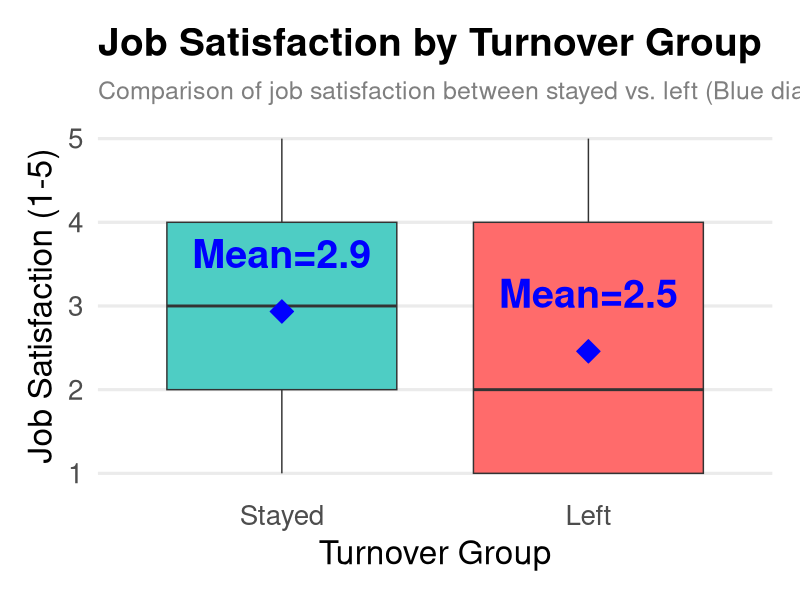
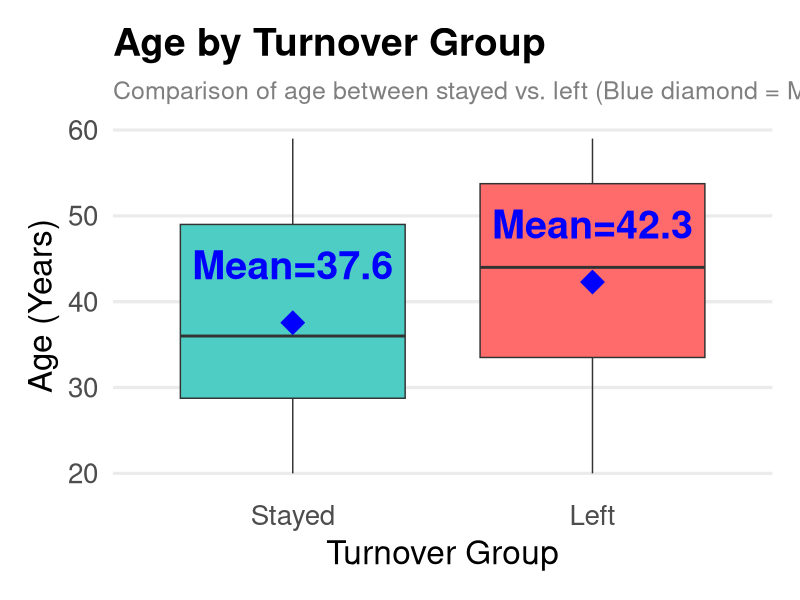
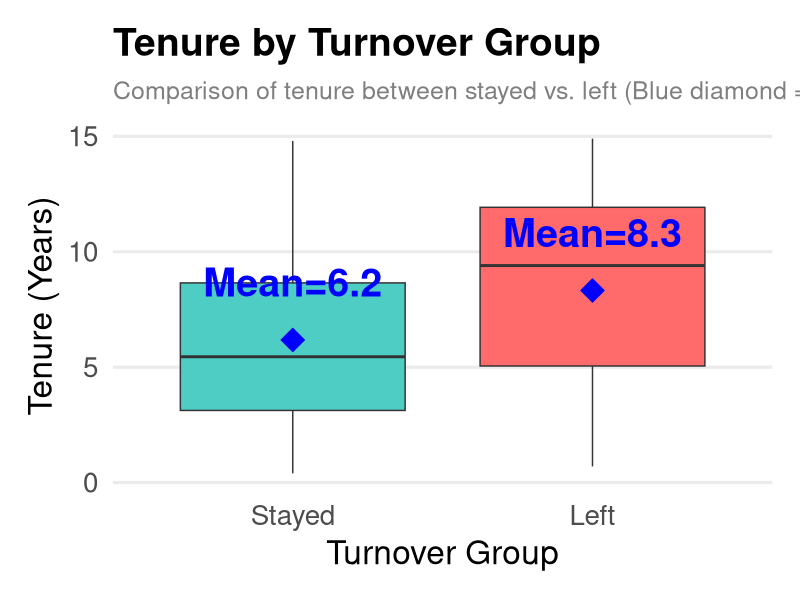
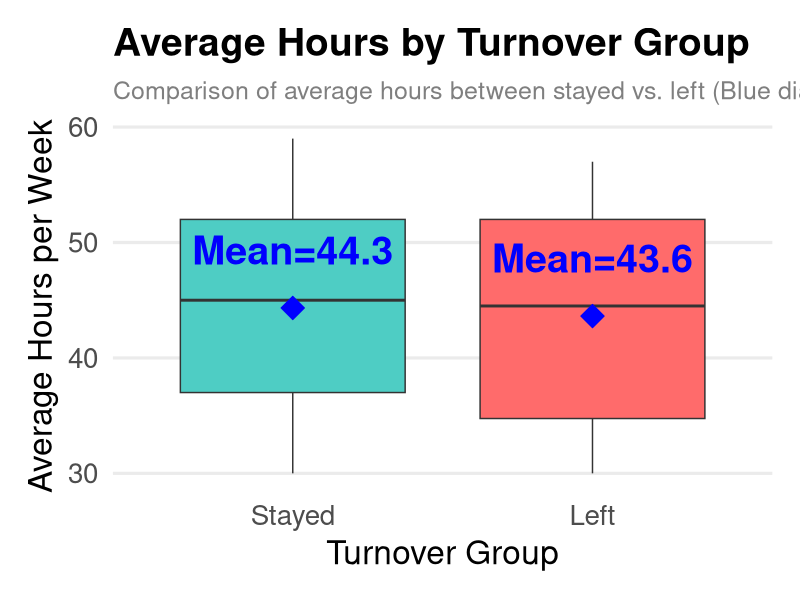
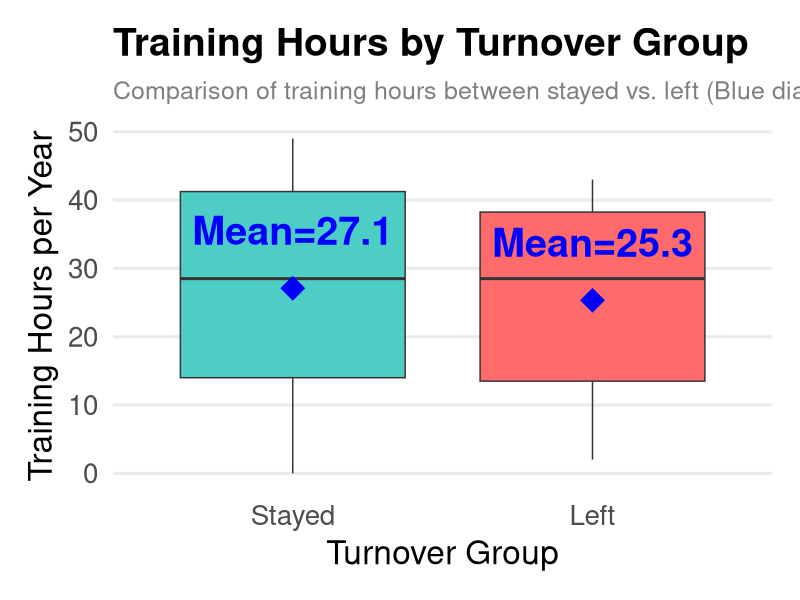

These figures' R source, in order: (Note: this script raises an error after producing the figures.)
# Employee Turnover Analysis
# This script analyzes employee turnover data to understand why some employees stay while others leave
# and to identify areas for intervention to reduce turnover.

# Install required libraries
#install.packages("ggplot2")
#install.packages("dplyr")
#install.packages("here")
#install.packages("readr")
#install.packages("flextable")
#install.packages("ggplot2")
#install.packages("tidyr")

# Load required libraries 
library(ggplot2)
library(dplyr)
library(here) 
library(readr)
library(flextable)
library(ggplot2)
library(tidyr)


# Load data
data <- readr::read_csv(here("employee_turnover_data.csv"))

# Check for missing data
missing_summary <- sapply(data, function(x) sum(is.na(x)))
print(missing_summary)


# Check for duplicates (EmployeeIDs)
duplicates <- data %>%
  group_by(EmployeeID) %>%
  filter(n() > 1) %>%
  arrange(EmployeeID)
duplicates

# View the data structure (e.g., sample size, number of variables, variable type)
dplyr::glimpse(data)

# Recode dependent variable (Turnover)
data1 <- data %>%
  dplyr::mutate(Turnover = ifelse(Turnover == "Yes", 1, 0))
dplyr::glimpse(data1)
View(data)



# ============================================================================
# T-TEST ANALYSIS: NUMERIC VARIABLES BY TURNOVER GROUP
# ============================================================================

# Function to perform t-test and create visualization for any variable
perform_t_test_analysis <- function(data, variable_name, variable_label, y_label) {
  
  cat(paste0("\n=== ", toupper(variable_label), " BY TURNOVER GROUP ===\n"))
  
  # 1. DESCRIPTIVE STATISTICS
  summary_stats <- data %>%
    group_by(Turnover) %>%
    summarise(
      Count = n(),
      Mean_Value = round(mean(!!sym(variable_name)), 2),
      Median_Value = round(median(!!sym(variable_name)), 2),
      SD_Value = round(sd(!!sym(variable_name)), 2),
      Min_Value = min(!!sym(variable_name)),
      Max_Value = max(!!sym(variable_name)),
      .groups = 'drop'
    ) %>%
    mutate(Turnover_Group = ifelse(Turnover == 1, "Left", "Stayed"))
  
  # Display summary table
  summary_table <- flextable(summary_stats) %>%
    autofit() %>%
    align(j = 2:8, align = "center") %>%
    set_header_labels(
      Turnover = "Turnover Code",
      Count = "Count",
      Mean_Value = paste("Mean", variable_label),
      Median_Value = paste("Median", variable_label),
      SD_Value = "Standard Deviation",
      Min_Value = paste("Min", variable_label),
      Max_Value = paste("Max", variable_label),
      Turnover_Group = "Turnover Group"
    )
  print(summary_table)
  
  # 2. VISUALIZATION
  cat(paste0("\n--- ", variable_label, " Distribution by Turnover Group ---\n"))
  
  # Calculate means for labeling
  stayed_mean <- mean(data[[variable_name]][data$Turnover == 0])
  left_mean <- mean(data[[variable_name]][data$Turnover == 1])
  
  # Create data frame for mean labels
  mean_labels <- data.frame(
    x = factor(c("Stayed", "Left"), levels = c("Stayed", "Left")),
    y = c(stayed_mean, left_mean),
    label = c(paste0("Mean=", round(stayed_mean, 1)), paste0("Mean=", round(left_mean, 1)))
  )
  
  # Create box plot
  p <- ggplot(data, aes(x = factor(Turnover, labels = c("Stayed", "Left")), 
                        y = !!sym(variable_name), 
                        fill = factor(Turnover, labels = c("Stayed", "Left")))) +
    geom_boxplot(outlier.color = "red", outlier.shape = 16, outlier.size = 2) +
    stat_summary(fun = mean, geom = "point", shape = 23, size = 6, color = "blue", fill = "blue") +
    geom_text(data = mean_labels, aes(x = x, y = y, label = label), 
              inherit.aes = FALSE,
              vjust = -1.5, hjust = 0.5, size = 10, color = "blue", fontface = "bold") +
    labs(title = paste(variable_label, "by Turnover Group"),
         subtitle = paste("Comparison of", tolower(variable_label), "between stayed vs. left (Blue diamond = Mean)"),
         x = "Turnover Group",
         y = y_label) +
    theme_minimal(base_size = 24) +
    theme(legend.position = "none",
          axis.text.x = element_text(size = 20),
          axis.text.y = element_text(size = 20),
          plot.title = element_text(size = 28, face = "bold"),
          plot.subtitle = element_text(size = 18, color = "gray50"),
          panel.grid.major.x = element_blank(),
          panel.grid.minor = element_blank(),
          plot.margin = margin(t = 20, r = 20, b = 20, l = 20)) +
    scale_fill_manual(values = c("Stayed" = "#4ECDC4", "Left" = "#FF6B6B")) +
    coord_cartesian(clip = "off")
  
  print(p)
  
  # 3. T-TEST ANALYSIS
  cat(paste0("\n=== ", toupper(variable_label), " T-TEST RESULTS ===\n"))
  
  # Extract values for each group
  stayed_values <- data[[variable_name]][data$Turnover == 0]
  left_values <- data[[variable_name]][data$Turnover == 1]
  
  # Perform t-test
  t_test_result <- t.test(stayed_values, left_values, 
                         alternative = "two.sided", 
                         var.equal = FALSE)
  
  # Display results
  cat("T-Test Results:\n")
  cat("================\n")
  cat("Test Type: Independent Samples t-test (Welch's)\n")
  cat("Null Hypothesis: No difference in", tolower(variable_label), "between groups\n")
  cat("Alternative Hypothesis: Difference in", tolower(variable_label), "between groups\n\n")


  cat("T-Test Results:\n")
  cat("  t-statistic =", round(t_test_result$statistic, 3), "\n")
  cat("  Degrees of freedom =", round(t_test_result$parameter, 2), "\n")
  cat("  p-value =", round(t_test_result$p.value, 4), "\n")
  cat("  95% Confidence Interval: [", round(t_test_result$conf.int[1], 3), ",", round(t_test_result$conf.int[2], 3), "]\n\n")
  
  # 4. INTERPRETATION
  cat("=== INTERPRETATION ===\n")
  if(t_test_result$p.value < 0.05) {
    cat("CONCLUSION: Reject the null hypothesis (p < 0.05)\n")
    cat("There IS a statistically significant difference in", tolower(variable_label), "between turnover groups.\n")
    
    if(mean(stayed_values) > mean(left_values)) {
      cat("Employees who STAYED have HIGHER", toupper(variable_label), "than those who LEFT.\n")
    } else {
      cat("Employees who LEFT have HIGHER", toupper(variable_label), "than those who STAYED.\n")
    }
  } else {
    cat("CONCLUSION: Fail to reject the null hypothesis (p >= 0.05)\n")
    cat("There is NO statistically significant difference in", tolower(variable_label), "between turnover groups.\n")
  }
  

  
  cat(paste0("\n=== ", toupper(variable_label), " ANALYSIS COMPLETE ===\n"))
  
  return(list(
    t_test = t_test_result,
    stayed_mean = mean(stayed_values),
    left_mean = mean(left_values)
  ))
}


# Perform t-test analysis for all variables
cat("\n\n=== COMPREHENSIVE T-TEST ANALYSIS FOR NUMERIC VARIABLES ===\n")

# 1. JOB SATISFACTION
js_results <- perform_t_test_analysis(data1, "Job_Satisfaction", "Job Satisfaction", "Job Satisfaction (1-5)")

# 2. AGE
age_results <- perform_t_test_analysis(data1, "Age", "Age", "Age (Years)")

# 3. TENURE YEARS
tenure_results <- perform_t_test_analysis(data1, "Tenure_Years", "Tenure", "Tenure (Years)")

# 4. AVERAGE HOURS PER WEEK
hours_results <- perform_t_test_analysis(data1, "Avg_Hours_Week", "Average Hours", "Average Hours per Week")

# 5. TRAINING HOURS PER YEAR
training_results <- perform_t_test_analysis(data1, "Training_Hours_Year", "Training Hours", "Training Hours per Year")



# ============================================================================
# CHI-SQUARE TEST ANALYSIS: CATEGORICAL VARIABLES BY TURNOVER GROUP
# ============================================================================

# 5. SALARY LEVEL (Chi-square test instead of t-test for categorical variable)
cat("\n=== SALARY LEVEL BY TURNOVER GROUP ===\n")

# Create contingency table
salary_contingency <- table(data1$Salary_Level, data1$Turnover)
colnames(salary_contingency) <- c("Stayed", "Left")
rownames(salary_contingency) <- c("Low", "Medium", "High")

# Display contingency table using flextable
salary_contingency_df <- as.data.frame.matrix(salary_contingency)
salary_contingency_df$Salary_Level <- rownames(salary_contingency_df)
salary_contingency_df <- salary_contingency_df[, c("Salary_Level", "Stayed", "Left")]

# Add total row
salary_contingency_df <- rbind(salary_contingency_df, 
                              data.frame(Salary_Level = "Total", 
                                        Stayed = sum(salary_contingency_df$Stayed),
                                        Left = sum(salary_contingency_df$Left)))

salary_contingency_table <- flextable(salary_contingency_df) %>%
  autofit() %>%
  bold(i = nrow(salary_contingency_df), bold = TRUE) %>%   # bold the total row
  align(j = 2:3, align = "center") %>%                     # center numeric columns
  set_header_labels(
    Salary_Level = "Salary Level",
    Stayed = "Stayed",
    Left = "Left"
  )

print(salary_contingency_table)

# Choose appropriate test
choose_test <- function(contingency_table, test_name) {
  # Check expected frequencies
  expected <- chisq.test(contingency_table)$expected
  min_expected <- min(expected)
  
  cat(paste0("\n=== ", toupper(test_name), " ANALYSIS ===\n"))
  cat("Minimum expected frequency:", round(min_expected, 2), "\n")
  
  if(min_expected < 5) {
    cat("Using Fisher's Exact Test (expected frequencies < 5)\n")
    result <- fisher.test(contingency_table)
    cat("Fisher's exact test p-value =", round(result$p.value, 4), "\n")
  } else {
    cat("Using Chi-Square Test (expected frequencies ≥ 5)\n")
    result <- chisq.test(contingency_table)
    cat("Chi-square test p-value =", round(result$p.value, 4), "\n")
  }
  
  return(result)
}

# Perform appropriate test for Salary Level
salary_result <- choose_test(salary_contingency, "Salary Level")

# Interpretation for salary level
cat("=== INTERPRETATION ===\n")
if(salary_result$p.value < 0.05) {
  cat("CONCLUSION: Reject the null hypothesis (p < 0.05)\n")
  cat("There IS a statistically significant association between salary level and turnover.\n")
} else {
  cat("CONCLUSION: Fail to reject the null hypothesis (p >= 0.05)\n")
  cat("There is NO statistically significant association between salary level and turnover.\n")
}


# 6. DEPARTMENT (Chi-square test for categorical variable)
cat("\n=== DEPARTMENT BY TURNOVER GROUP ===\n")

# Create contingency table for Department
dept_contingency <- table(data1$Department, data1$Turnover)
colnames(dept_contingency) <- c("Stayed", "Left")
rownames(dept_contingency) <- c("HR", "Finance", "IT", "Operations", "Sales")

# Display contingency table using flextable
dept_contingency_df <- as.data.frame.matrix(dept_contingency)
dept_contingency_df$Department <- rownames(dept_contingency_df)
dept_contingency_df <- dept_contingency_df[, c("Department", "Stayed", "Left")]

# Add total row
dept_contingency_df <- rbind(dept_contingency_df, 
                            data.frame(Department = "Total", 
                                      Stayed = sum(dept_contingency_df$Stayed),
                                      Left = sum(dept_contingency_df$Left)))

dept_contingency_table <- flextable(dept_contingency_df) %>%
  autofit() %>%
  bold(i = nrow(dept_contingency_df), bold = TRUE) %>%   # bold the total row
  align(j = 2:3, align = "center") %>%                   # center numeric columns
  set_header_labels(
    Department = "Department",
    Stayed = "Stayed",
    Left = "Left"
  )

print(dept_contingency_table)

# Calculate percentages for better interpretation
dept_percentages <- prop.table(dept_contingency, margin = 1) * 100
dept_percentages_df <- as.data.frame.matrix(dept_percentages)
dept_percentages_df$Department <- rownames(dept_percentages_df)
dept_percentages_df <- dept_percentages_df[, c("Department", "Stayed", "Left")]

dept_percentages_table <- flextable(dept_percentages_df) %>%
  autofit() %>%
  align(j = 2:3, align = "center") %>%
  set_header_labels(
    Department = "Department",
    Stayed = "Stayed (%)",
    Left = "Left (%)"
  ) %>%
  add_header_row(values = c("", "Turnover Status"), colwidths = c(1, 2)) %>%
  theme_box()

cat("\nDepartment Turnover Percentages (by row):\n")
print(dept_percentages_table)

# Perform appropriate test for Department
dept_result <- choose_test(dept_contingency, "Department")

# Interpretation for department
cat("=== INTERPRETATION ===\n")
if(dept_result$p.value < 0.05) {
  cat("CONCLUSION: Reject the null hypothesis (p < 0.05)\n")
  cat("There IS a statistically significant association between department and turnover.\n")
  
  # Show which departments have highest turnover rates
  turnover_rates <- dept_percentages[,2]  # "Left" column
  highest_turnover_dept <- names(which.max(turnover_rates))
  lowest_turnover_dept <- names(which.min(turnover_rates))
  
  cat("\nDepartment Turnover Rates:\n")
  for(i in 1:length(turnover_rates)) {
    cat(sprintf("  %s: %.1f%%\n", names(turnover_rates)[i], turnover_rates[i]))
  }
  
  cat(sprintf("\nHighest turnover: %s (%.1f%%)\n", highest_turnover_dept, max(turnover_rates)))
  cat(sprintf("Lowest turnover: %s (%.1f%%)\n", lowest_turnover_dept, min(turnover_rates)))
  
} else {
  cat("CONCLUSION: Fail to reject the null hypothesis (p >= 0.05)\n")
  cat("There is NO statistically significant association between department and turnover.\n")
}

# Calculate Cramér's V for effect size
dept_n <- sum(dept_contingency)
dept_cramers_v <- sqrt(dept_chi_square_result$statistic / (dept_n * (min(nrow(dept_contingency), ncol(dept_contingency)) - 1)))
cat("\nEffect Size (Cramér's V):\n")
cat("Cramér's V =", round(dept_cramers_v, 3), "\n")

if(dept_cramers_v < 0.1) {
  cat("Effect size: Negligible\n")
} else if(dept_cramers_v < 0.3) {
  cat("Effect size: Small\n")
} else if(dept_cramers_v < 0.5) {
  cat("Effect size: Medium\n")
} else {
  cat("Effect size: Large\n")
}

# 6. SUMMARY OF ALL RESULTS
cat("\n\n=== SUMMARY OF ALL T-TEST RESULTS ===\n")
cat("Variable\t\t\tp-value\t\tSignificant\tDirection\n")
cat("--------\t\t\t-------\t\t-----------\t---------\n")

# Job Satisfaction
js_sig <- ifelse(js_results$t_test$p.value < 0.05, "Yes", "No")
js_direction <- ifelse(js_results$stayed_mean > js_results$left_mean, "Stayed > Left", "Left > Stayed")
cat(sprintf("Job Satisfaction\t\t%.4f\t\t%s\t\t%s\n", 
            js_results$t_test$p.value, js_sig, js_direction))

# Age
age_sig <- ifelse(age_results$t_test$p.value < 0.05, "Yes", "No")
age_direction <- ifelse(age_results$stayed_mean > age_results$left_mean, "Stayed > Left", "Left > Stayed")
cat(sprintf("Age\t\t\t%.4f\t\t%s\t\t%s\n", 
            age_results$t_test$p.value, age_sig, age_direction))

# Tenure
tenure_sig <- ifelse(tenure_results$t_test$p.value < 0.05, "Yes", "No")
tenure_direction <- ifelse(tenure_results$stayed_mean > tenure_results$left_mean, "Stayed > Left", "Left > Stayed")
cat(sprintf("Tenure\t\t\t%.4f\t\t%s\t\t%s\n", 
            tenure_results$t_test$p.value, tenure_sig, tenure_direction))

# Hours
hours_sig <- ifelse(hours_results$t_test$p.value < 0.05, "Yes", "No")
hours_direction <- ifelse(hours_results$stayed_mean > hours_results$left_mean, "Stayed > Left", "Left > Stayed")
cat(sprintf("Average Hours\t\t%.4f\t\t%s\t\t%s\n", 
            hours_results$t_test$p.value, hours_sig, hours_direction))

# Training
training_sig <- ifelse(training_results$t_test$p.value < 0.05, "Yes", "No")
training_direction <- ifelse(training_results$stayed_mean > training_results$left_mean, "Stayed > Left", "Left > Stayed")
cat(sprintf("Training Hours\t\t%.4f\t\t%s\t\t%s\n", 
            training_results$t_test$p.value, training_sig, training_direction))

# Salary Level
salary_sig <- ifelse(salary_result$p.value < 0.05, "Yes", "No")
cat(sprintf("Salary Level\t\t%.4f\t\t%s\t\tAssociation\n", 
            salary_result$p.value, salary_sig))

# Department
dept_sig <- ifelse(dept_result$p.value < 0.05, "Yes", "No")
cat(sprintf("Department\t\t%.4f\t\t%s\t\tAssociation\n", 
            dept_result$p.value, dept_sig))

# ============================================================================
# ANOVA ANALYSIS: IDENTIFYING TURNOVER CAUSES
# ============================================================================

cat("\n\n=== ANOVA ANALYSIS FOR TURNOVER CAUSES ===\n")

# 1. ONE-WAY ANOVA: NUMERIC VARIABLES BY DEPARTMENT
cat("\n1. ONE-WAY ANOVA: NUMERIC VARIABLES BY DEPARTMENT\n")
cat("Research Question: Do numeric variables differ significantly across departments?\n\n")

# 1.1 AGE BY DEPARTMENT
cat("\n--- AGE BY DEPARTMENT ---\n")
age_anova <- aov(Age ~ Department, data = data1)
age_summary <- summary(age_anova)
print(age_summary)

age_p_value <- age_summary[[1]]$`Pr(>F)`[1]
if(age_p_value < 0.05) {
  cat("SIGNIFICANT: Age differs across departments (p =", round(age_p_value, 4), ")\n")
  # Post-hoc test using TukeyHSD from base R
  age_tukey <- TukeyHSD(age_anova)
  print(age_tukey)
} else {
  cat("NOT SIGNIFICANT: No age differences across departments (p =", round(age_p_value, 4), ")\n")
}

# 1.2 TENURE BY DEPARTMENT
cat("\n--- TENURE BY DEPARTMENT ---\n")
tenure_anova <- aov(Tenure_Years ~ Department, data = data1)
tenure_summary <- summary(tenure_anova)
print(tenure_summary)

tenure_p_value <- tenure_summary[[1]]$`Pr(>F)`[1]
if(tenure_p_value < 0.05) {
  cat("SIGNIFICANT: Tenure differs across departments (p =", round(tenure_p_value, 4), ")\n")
  tenure_tukey <- TukeyHSD(tenure_anova)
  print(tenure_tukey)
} else {
  cat("NOT SIGNIFICANT: No tenure differences across departments (p =", round(tenure_p_value, 4), ")\n")
}

# 1.3 JOB SATISFACTION BY DEPARTMENT
cat("\n--- JOB SATISFACTION BY DEPARTMENT ---\n")
satisfaction_anova <- aov(Job_Satisfaction ~ Department, data = data1)
satisfaction_summary <- summary(satisfaction_anova)
print(satisfaction_summary)

satisfaction_p_value <- satisfaction_summary[[1]]$`Pr(>F)`[1]
if(satisfaction_p_value < 0.05) {
  cat("SIGNIFICANT: Job satisfaction differs across departments (p =", round(satisfaction_p_value, 4), ")\n")
  satisfaction_tukey <- TukeyHSD(satisfaction_anova)
  print(satisfaction_tukey)
} else {
  cat("NOT SIGNIFICANT: No job satisfaction differences across departments (p =", round(satisfaction_p_value, 4), ")\n")
}

# 1.4 AVERAGE HOURS BY DEPARTMENT
cat("\n--- AVERAGE HOURS BY DEPARTMENT ---\n")
hours_anova <- aov(Avg_Hours_Week ~ Department, data = data1)
hours_summary <- summary(hours_anova)
print(hours_summary)

hours_p_value <- hours_summary[[1]]$`Pr(>F)`[1]
if(hours_p_value < 0.05) {
  cat("SIGNIFICANT: Average hours differ across departments (p =", round(hours_p_value, 4), ")\n")
  hours_tukey <- TukeyHSD(hours_anova)
  print(hours_tukey)
} else {
  cat("NOT SIGNIFICANT: No average hours differences across departments (p =", round(hours_p_value, 4), ")\n")
}

# 1.5 TRAINING HOURS BY DEPARTMENT
cat("\n--- TRAINING HOURS BY DEPARTMENT ---\n")
training_anova <- aov(Training_Hours_Year ~ Department, data = data1)
training_summary <- summary(training_anova)
print(training_summary)

training_p_value <- training_summary[[1]]$`Pr(>F)`[1]
if(training_p_value < 0.05) {
  cat("SIGNIFICANT: Training hours differ across departments (p =", round(training_p_value, 4), ")\n")
  training_tukey <- TukeyHSD(training_anova)
  print(training_tukey)
} else {
  cat("NOT SIGNIFICANT: No training hours differences across departments (p =", round(training_p_value, 4), ")\n")
}

# 2. TWO-WAY ANOVA: INTERACTION EFFECTS
cat("\n\n2. TWO-WAY ANOVA: INTERACTION EFFECTS\n")
cat("Research Question: Do variables interact with department and turnover status?\n\n")

# 2.1 JOB SATISFACTION BY DEPARTMENT × TURNOVER
cat("\n--- JOB SATISFACTION BY DEPARTMENT × TURNOVER ---\n")
satisfaction_twoway <- aov(Job_Satisfaction ~ Department * Turnover, data = data1)
satisfaction_twoway_summary <- summary(satisfaction_twoway)
print(satisfaction_twoway_summary)

# Check p-values for each effect
dept_p <- satisfaction_twoway_summary[[1]]$`Pr(>F)`[1]        # Department main effect
turnover_p <- satisfaction_twoway_summary[[1]]$`Pr(>F)`[2]    # Turnover main effect
interaction_p <- satisfaction_twoway_summary[[1]]$`Pr(>F)`[3] # Interaction effect

cat("\nInterpretation:\n")
if(interaction_p < 0.05) {
  cat("SIGNIFICANT INTERACTION: Department and Turnover interact (p =", round(interaction_p, 4), ")\n")
} else {
  cat("NO SIGNIFICANT INTERACTION: Effects are independent (p =", round(interaction_p, 4), ")\n")
}

if(dept_p < 0.05) {
  cat("SIGNIFICANT DEPARTMENT EFFECT (p =", round(dept_p, 4), ")\n")
} else {
  cat("NO DEPARTMENT EFFECT (p =", round(dept_p, 4), ")\n")
}

if(turnover_p < 0.05) {
  cat("SIGNIFICANT TURNOVER EFFECT (p =", round(turnover_p, 4), ")\n")
} else {
  cat("NO TURNOVER EFFECT (p =", round(turnover_p, 4), ")\n")
}

# 2.2 AGE BY DEPARTMENT × TURNOVER
cat("\n--- AGE BY DEPARTMENT × TURNOVER ---\n")
age_twoway <- aov(Age ~ Department * Turnover, data = data1)
age_twoway_summary <- summary(age_twoway)
print(age_twoway_summary)

age_dept_p <- age_twoway_summary[[1]]$`Pr(>F)`[1]
age_turnover_p <- age_twoway_summary[[1]]$`Pr(>F)`[2]
age_interaction_p <- age_twoway_summary[[1]]$`Pr(>F)`[3]

cat("\nInterpretation:\n")
if(age_interaction_p < 0.05) {
  cat("SIGNIFICANT INTERACTION: Department and Turnover interact (p =", round(age_interaction_p, 4), ")\n")
} else {
  cat("NO SIGNIFICANT INTERACTION: Effects are independent (p =", round(age_interaction_p, 4), ")\n")
}

# 2.3 TENURE BY DEPARTMENT × TURNOVER
cat("\n--- TENURE BY DEPARTMENT × TURNOVER ---\n")
tenure_twoway <- aov(Tenure_Years ~ Department * Turnover, data = data1)
tenure_twoway_summary <- summary(tenure_twoway)
print(tenure_twoway_summary)

tenure_dept_p <- tenure_twoway_summary[[1]]$`Pr(>F)`[1]
tenure_turnover_p <- tenure_twoway_summary[[1]]$`Pr(>F)`[2]
tenure_interaction_p <- tenure_twoway_summary[[1]]$`Pr(>F)`[3]

cat("\nInterpretation:\n")
if(tenure_interaction_p < 0.05) {
  cat("SIGNIFICANT INTERACTION: Department and Turnover interact (p =", round(tenure_interaction_p, 4), ")\n")
} else {
  cat("NO SIGNIFICANT INTERACTION: Effects are independent (p =", round(tenure_interaction_p, 4), ")\n")
}

# 3. SUMMARY OF ANOVA FINDINGS
cat("\n\n3. SUMMARY OF ANOVA FINDINGS FOR TURNOVER CAUSES\n")
cat("================================================\n")

cat("KEY INSIGHTS:\n")
cat("• One-Way ANOVA identifies which variables differ across departments\n")
cat("• Two-Way ANOVA reveals interaction effects between department and turnover\n")
cat("• Significant interactions suggest department-specific turnover patterns\n")
cat("• This helps identify which departments are most at risk for turnover\n\n")

cat("RECOMMENDATIONS:\n")
cat("• Focus on departments with significant differences in key variables\n")
cat("• Investigate interaction effects to understand department-specific risks\n")
cat("• Use post-hoc tests to identify specific department pairs with differences\n")
cat("• Consider department-specific interventions based on ANOVA results\n")
